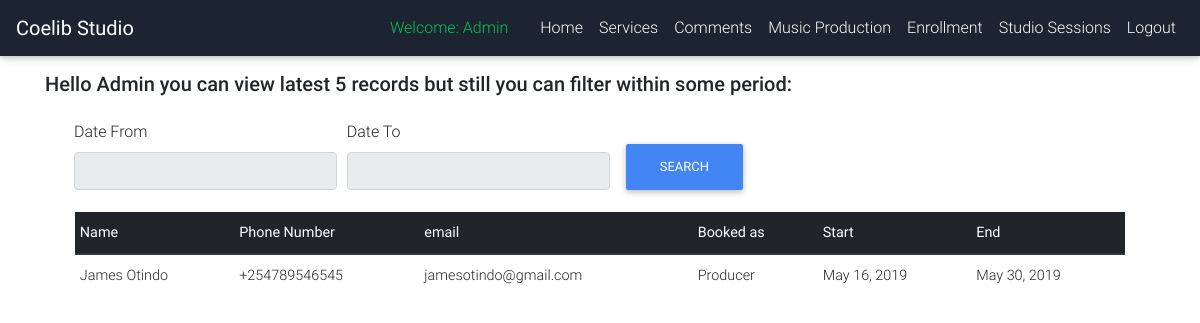
The page /music/session (signed in) on the database as committed earlier.
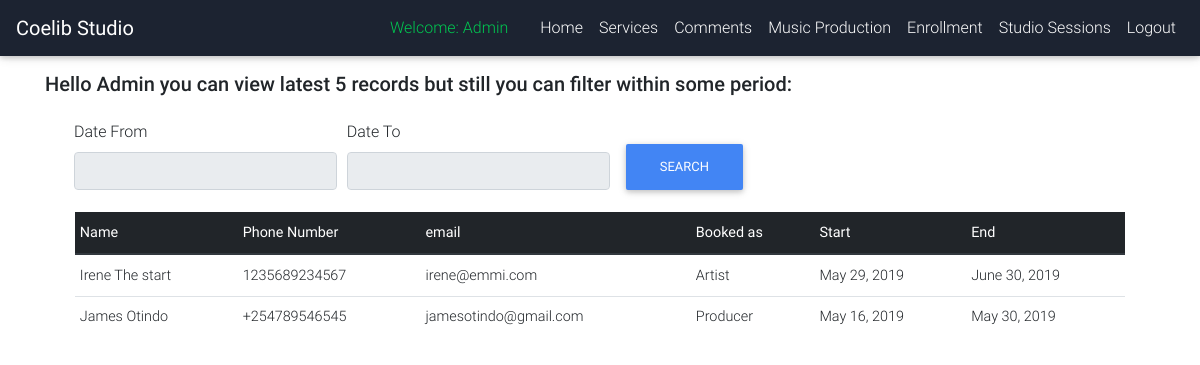
The same page on the database as committed later.
### services/models.py (models this page shows)
class Music_Production(models.Model):
    class Meta:
        verbose_name_plural = 'Booked Music Production Sessions'
    BOOK_AS_CHOICES = (('Producer','Producer'),('Artist','Artist'))
    full_name = models.CharField(max_length=100)
    phone_number = models.CharField(max_length=13)
    email = models.EmailField(max_length=100)
    booked_as = models.CharField(max_length=20, choices=BOOK_AS_CHOICES, default='Artist')
    start_date = models.DateField(auto_now=False)
    end_date = models.DateField(auto_now=False)

### newusers/views.py (the view, shortened to what this page needs)
# urls.py: path('music/session', views.music_production_sessions, name="music_session"),
def music_production_sessions(request):
    sessions_from = request.GET.get('from')
    sessions_to = request.GET.get('to')
    if sessions_from == None or sessions_to == None:
        count_sessions = Music_Production.objects.all().count()
        sessions_available = Music_Production.objects.all().order_by('-start_date')[:5]
        if count_sessions < 1:
            messages.success(request, 'There are no available sessions currently')
        elif count_sessions > 5:
            messages.success(request, 'There are a total of '+ str(count_sessions)+' sessions but we are showing the latest 5')
    context = {'sessions_available':sessions_available}
    return render(request, 'newusers/music_production.html', context)

### newusers/templates/newusers/music_production.html (shortened to what this page needs)
{% extends 'newusers/base.html' %}
{% block content %}
{% if user.is_authenticated %}
<br><br><br>
<div class="container">
    <h2 class="h5 gray-text text-left mb-4">Hello {{ user.username }}  you can view latest 5 records  but still you can filter within some period:</h2>
    <form method="GET" action="{% url 'music_session' %}">
              <div class="form-row ml-4" style="margin-left:20px;">
                <div class="form-group col-md-3">
                  <label for="datefrom">Date From</label>
                  <input type="text" class="form-control" id="datefrom"  name="from" width="100" required readonly>
                </div>
                <div class="form-group col-md-3">
                  <label for="dateto">Date To</label>
                  <input type="text" class="form-control" id="dateto"  name="to" required readonly>
                </div>
                <div class="form-group col-md-3">
                    <input type="submit" class="btn btn-primary mt-4" id="btn"  value="Search" height="30">
                </div>
          </div>
    </form>
    <div class="container">
      {% if sessions_available %}
      <div class="container">
      <table class="table table-hover table-sm">
                <thead class="thead-dark">
                  <tr>
                    <th>Name</th>
                    <th>Phone Number</th>
                    <th>email</th>
                    <th>Booked as</th>
                    <th>Start</th>
                    <th>End</th>
                    </tr>
                </thead>
                  <tbody>
          {% for session in sessions_available %}
          <tr>
            <td>{{session.full_name}}</td>
            <td>{{session.phone_number}}</td>
            <td>{{session.email }}</td>
            <td>{{session.booked_as }}</td>
            <td>{{session.start_date }}</td>
            <td>{{session.end_date}}</td>
          </tr>
          {% endfor %}
                </tbody>
              </table>
          </div>
      {% endif %}
    </div>
</div>
{%endif%}
{% endblock %}

### newusers/templates/newusers/base.html (shortened to what this page needs)
<!DOCTYPE html>
<html lang="en">
<head>
{% load static %}
    <link rel="stylesheet" href="https://use.fontawesome.com/releases/v5.7.0/css/all.css">
    <link rel="stylesheet" href="{% static 'bootstrap/MDB/css/bootstrap.min.css' %}" type="text/css">
    <link href="{% static 'bootstrap/MDB/css/mdb.min.css' %}" type="text/css" rel="stylesheet">
    <link rel="stylesheet" href="{% static 'css/style.css' %}">
    <link rel="stylesheet" href="{% static 'datepicker/css/jquery-ui.css'%}">
</head>
<body>
  <nav class="navbar navbar-expand-lg navbar-dark unique-color-dark fixed-top mb-5">
    {% if user.is_authenticated %}
    <a class="navbar-brand" href="{% url 'index'%} ">
      <strong>Coelib Studio</strong>
    </a>
    <div class="collapse navbar-collapse" id="navbarSupportedContent">
      <ul class="navbar-nav ml-auto">
        <li class="nav-item">
          <a class="nav-link disabled text-success mr-3" href="{% url 'index' %}"> Welcome: {{ user.username }}
          </a>
        </li>
        <li class="nav-item">
          <a class="nav-link" href="{% url 'producerpage' %}">Home
          </a>
        </li>
        <li class="nav-item">
          <a class="nav-link" href="{% url 'services' %} ">Services</a>
        </li>
        <li class="nav-item">
            <a class="nav-link" href="{% url 'read_comments' %}">Comments</a>
        </li>
        <li class="nav-item">
            <a class="nav-link" href="{% url 'music_session' %}">Music Production</a>
        </li>
        <li class="nav-item">
            <a class="nav-link" href="{% url 'music_classes' %}">Enrollment</a>
        </li>
        <li class="nav-item">
          <a class="nav-link" href="{% url 'studio_sessions' %}">Studio Sessions</a>
        </li>
        <li class="nav-item">
            <a class="nav-link" href="{% url 'logout' %}">Logout</a>
        </li>
      </ul>
{% endif %}
  </nav>
{% block content %}
{% endblock %}
</body>
</html>

### newusers/static/css/style.css (style rules this page uses)
body { background: #fff; padding:0; margin: 0; }
nav { margin-bottom: 47px; }
* { padding: 0; margin: 0; }

### newusers/templates/newusers/base.html (style rules this page uses)
html, body, header, .view { height: 100%; }

Rows that differ between the two databases and show on the page:
added Music_Production: full_name "Irene The start", phone_number "1235689234567", email "irene@emmi.com", booked_as "Artist", start_date "May 29, 2019", end_date "June 30, 2019"
